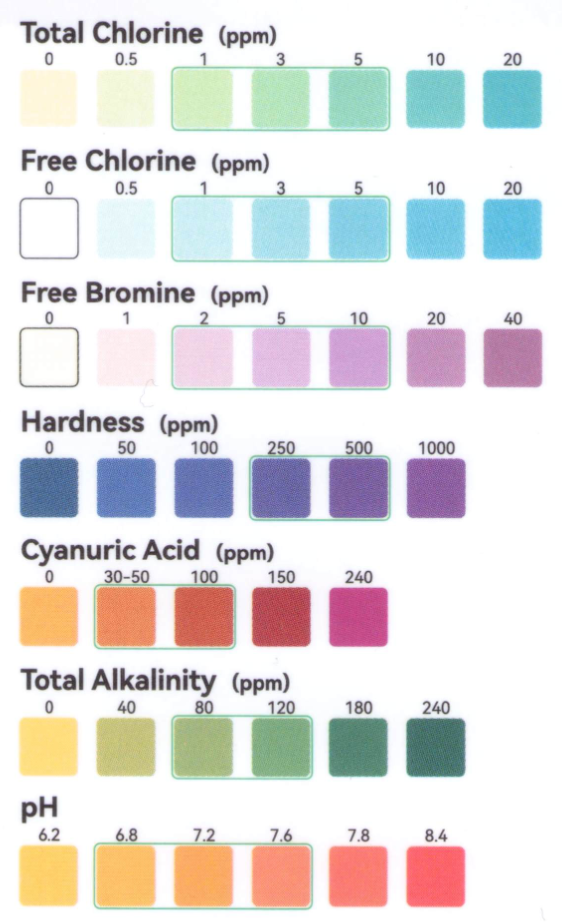
#> input picture brainstorming/images/strips3.png, 562 x 922 px
$ python find_swatches.py
#> lines starting #> are read from the running program, lines starting #| are printed output that depends on the picture
from PIL import Image
import numpy as np

img = Image.open('images/strips3.png')
#> img is the input picture: PIL image 562x922 RGB; mean R, G, B 225.9, 223.3, 222.9
arr = np.array(img).astype(float)
h, w = arr.shape[:2]
#> h = 922; w = 562

# Row y-centers from saturation profile analysis
row_ys = {'tc': 100, 'fc': 225, 'fb': 360, 'hard': 490, 'cya': 615, 'alk': 745, 'ph': 875}

r, g, b = arr[:,:,0]/255.0, arr[:,:,1]/255.0, arr[:,:,2]/255.0
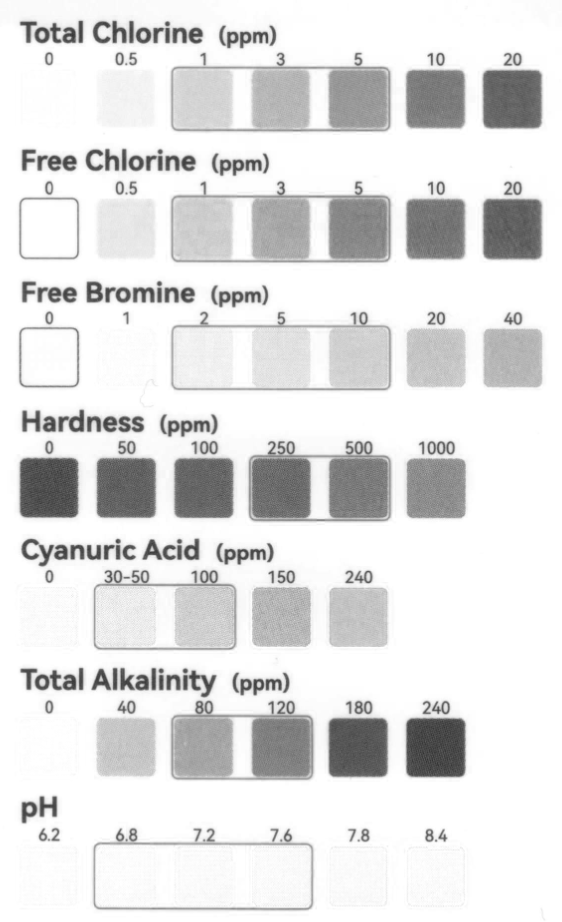
#> r: shape (922, 562) float64; min 0.2, max 1, mean 0.886
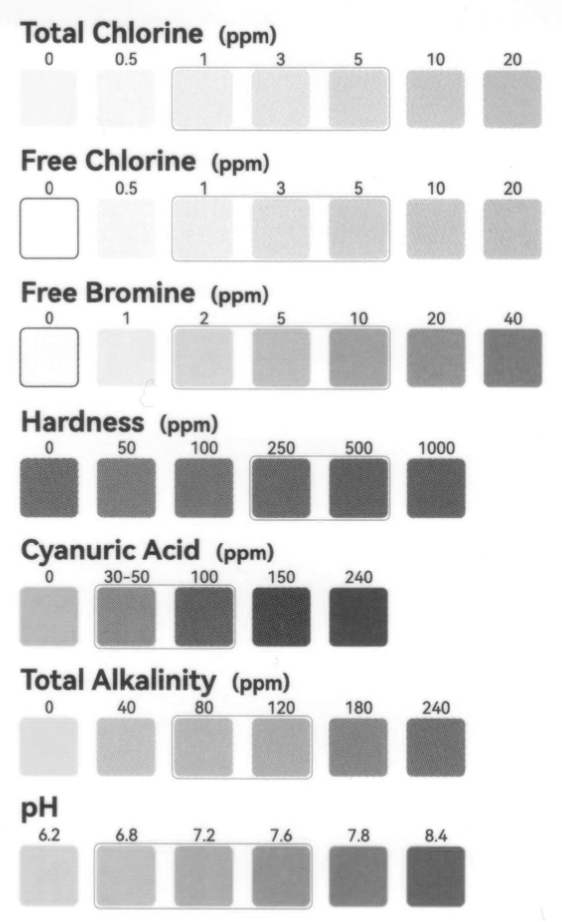
#> g: shape (922, 562) float64; min 0.188, max 1, mean 0.876
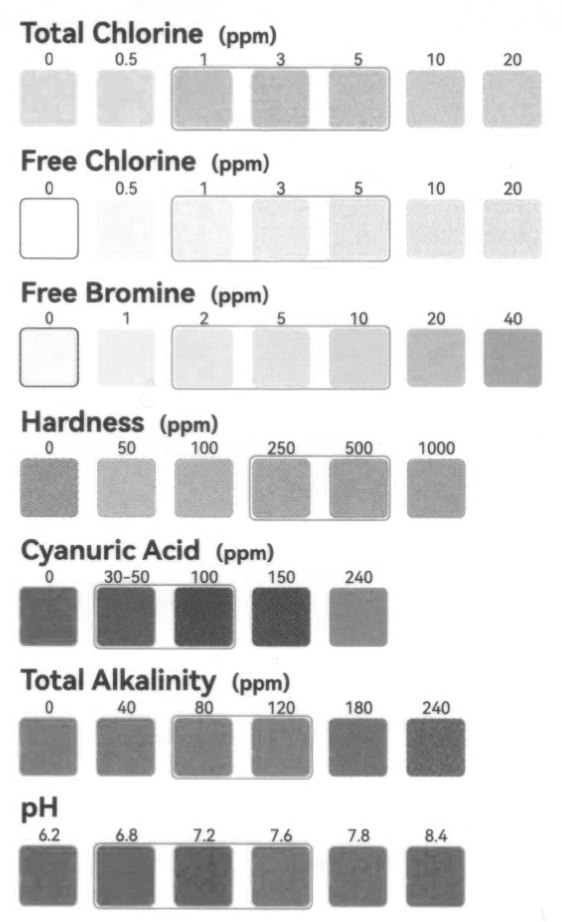
#> b: shape (922, 562) float64; min 0.2, max 1, mean 0.874
cmax = np.maximum(np.maximum(r,g), b)
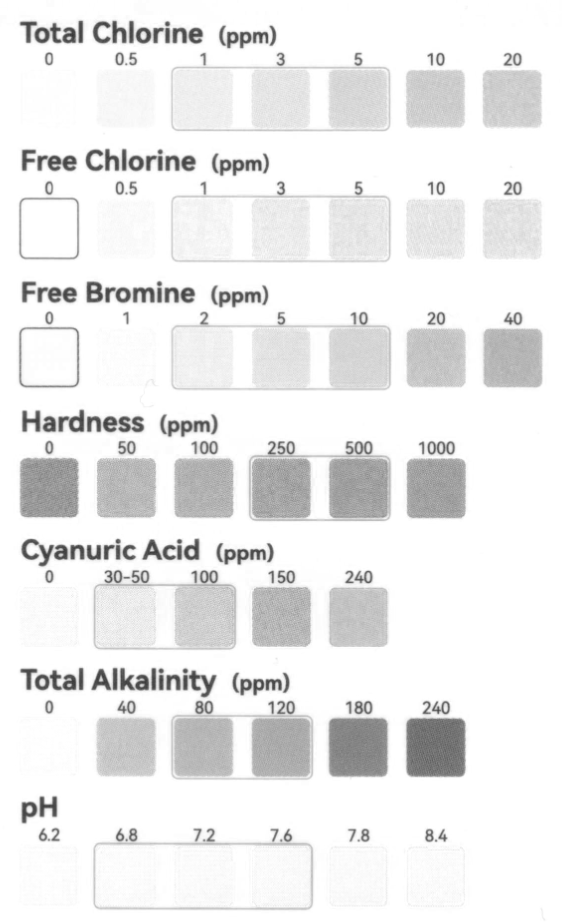
#> cmax: shape (922, 562) float64; min 0.208, max 1, mean 0.927
cmin = np.minimum(np.minimum(r,g), b)
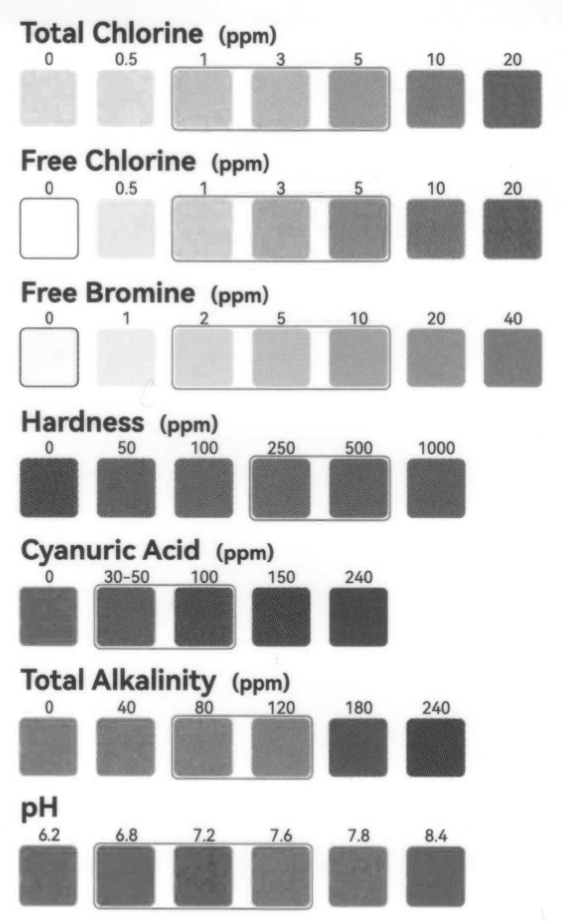
#> cmin: shape (922, 562) float64; min 0.188, max 1, mean 0.83
sat = np.where(cmax > 0, (cmax - cmin) / cmax, 0)
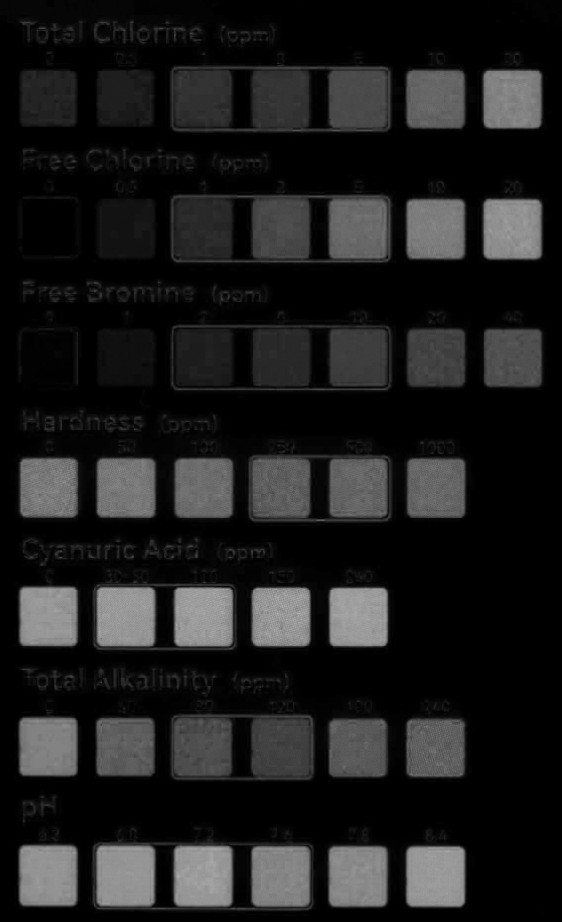
#> sat: shape (922, 562) float64; min 0, max 0.693, mean 0.116

for name, cy in row_ys.items():
    row_slice = sat[cy-10:cy+10, :].mean(axis=0)
    cols = np.where(row_slice > 0.05)[0]
    if len(cols) > 0:
        print(f'{name}: x range {cols[0]}-{cols[-1]}')
        groups = []
        g_start = cols[0]
        g_prev = cols[0]
        for x in cols[1:]:
            if x - g_prev > 5:
                groups.append((g_start, g_prev))
                g_start = x
            g_prev = x
        groups.append((g_start, g_prev))
        for gx0, gx1 in groups:
            cx = (gx0 + gx1) // 2
            print(f'  [{gx0}-{gx1}] center={cx}')
    else:
        print(f'{name}: no saturated pixels found at y={cy}')
#> this loop made 7 passes
#| tc: x range 20-543
#| fc: x range 20-543
#| fb: x range 75-543
#| hard: x range 18-466
#| cya: x range 18-389
#| alk: x range 18-466
#| ph: x range 18-466

$ run again, with brainstorming/images/strips1.png copied over brainstorming/images/strips3.png
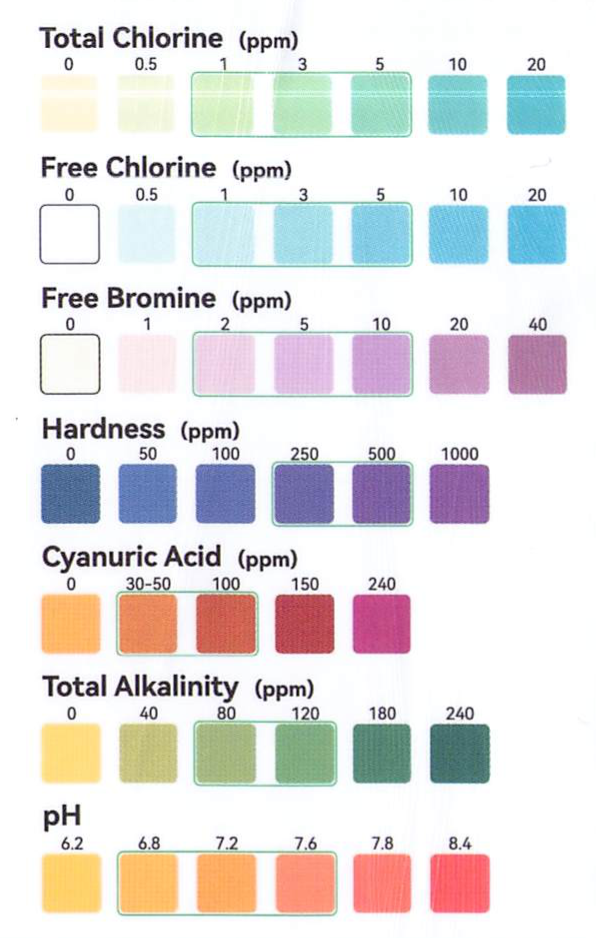
#> input picture brainstorming/images/strips1.png, 596 x 938 px
#> img is the input picture: PIL image 596x938 RGB; mean R, G, B 227.1, 224.7, 224.5
#> `cmax = np.maximum(np.maximum(r,g), b)`:
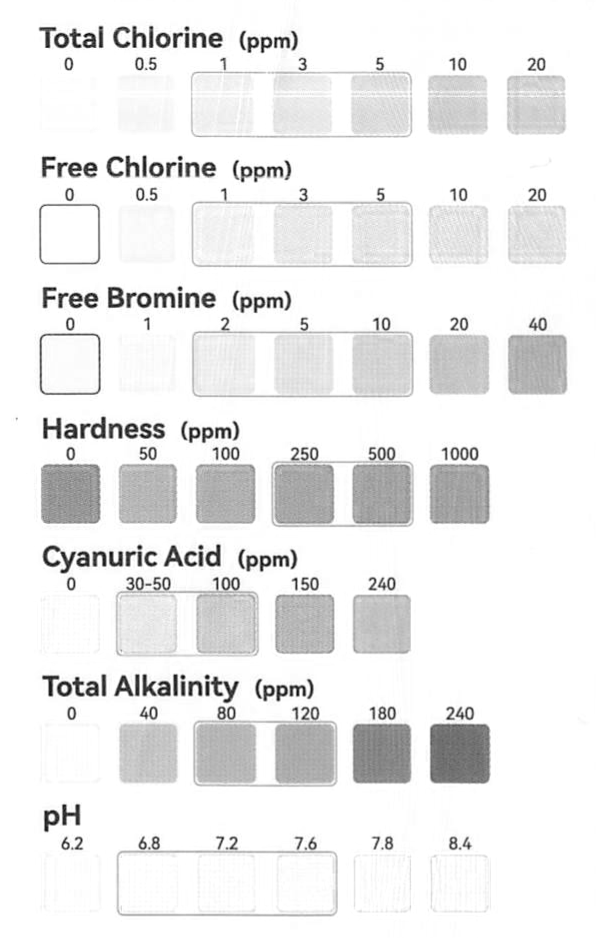
#> cmax: shape (938, 596) float64; min 0.0275, max 1, mean 0.929
#> `sat = np.where(cmax > 0, (cmax - cmin) / cmax, 0)`:
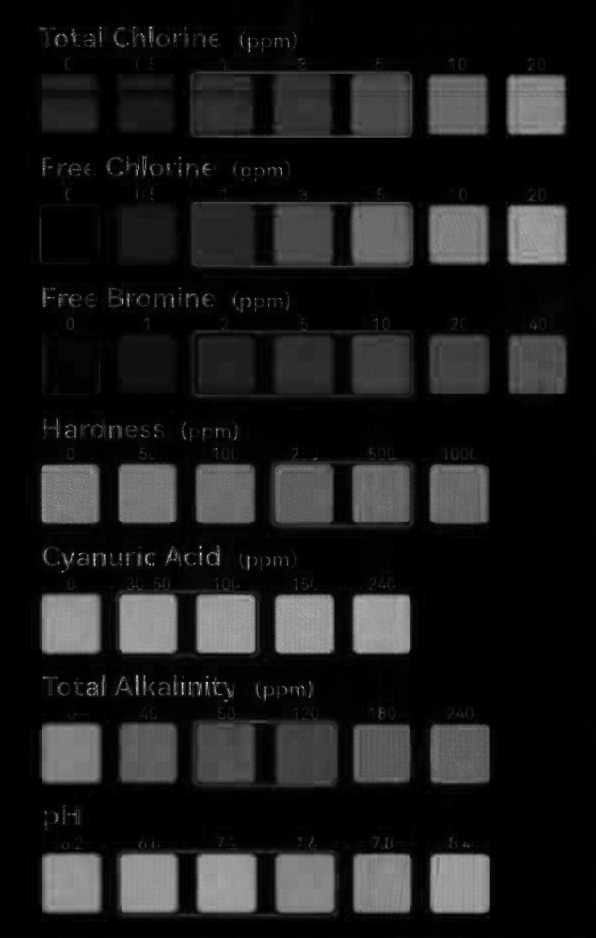
#> sat: shape (938, 596) float64; min 0, max 0.941, mean 0.109
#> the loop `for name, cy in row_ys.items():` made 7 passes
#> (printed output is left out)

$ run again, with brainstorming/images/new_cya.png copied over brainstorming/images/strips3.png
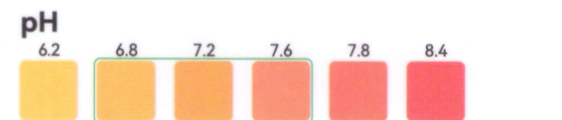
#> input picture brainstorming/images/new_cya.png, 562 x 120 px
#> img is the input picture: PIL image 562x120 RGB; mean R, G, B 249.6, 221.4, 206.9
#> `r, g, b = arr[:,:,0]/255.0, arr[:,:,1]/255.0, arr[:,:,2]/255.0`:
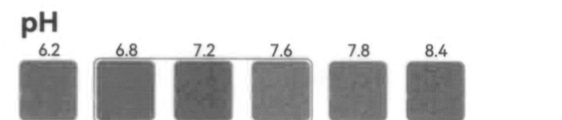
#> b: shape (120, 562) float64; min 0.224, max 1, mean 0.812
#> `sat = np.where(cmax > 0, (cmax - cmin) / cmax, 0)`:
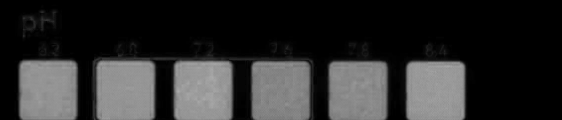
#> sat: shape (120, 562) float64; min 0, max 0.669, mean 0.178
#> the loop `for name, cy in row_ys.items():` made 7 passes
#> (printed output is left out)
